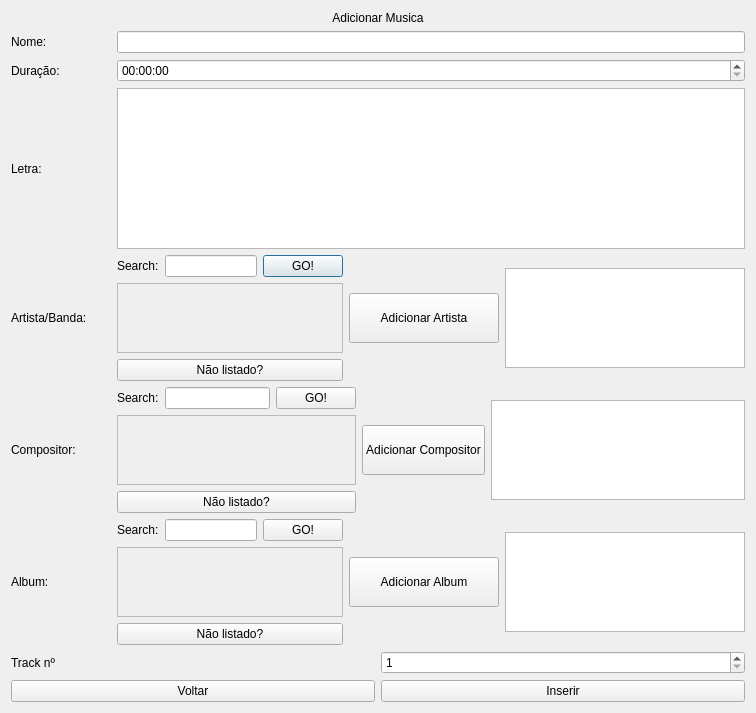
<?xml version="1.0" encoding="UTF-8"?>
<ui version="4.0">
 <class>editor_add_music</class>
 <widget class="QDialog" name="editor_add_music">
  <property name="geometry">
   <rect>
    <x>0</x>
    <y>0</y>
    <width>756</width>
    <height>713</height>
   </rect>
  </property>
  <property name="windowTitle">
   <string>Dialog</string>
  </property>
  <layout class="QGridLayout" name="gridLayout">
   <item row="0" column="0">
    <widget class="QLabel" name="title">
     <property name="text">
      <string>Adicionar Musica</string>
     </property>
     <property name="alignment">
      <set>Qt::AlignCenter</set>
     </property>
    </widget>
   </item>
   <item row="1" column="0">
    <layout class="QHBoxLayout" name="name">
     <item>
      <widget class="QLabel" name="lb_nome">
       <property name="minimumSize">
        <size>
         <width>100</width>
         <height>0</height>
        </size>
       </property>
       <property name="maximumSize">
        <size>
         <width>100</width>
         <height>16777215</height>
        </size>
       </property>
       <property name="text">
        <string>Nome:</string>
       </property>
      </widget>
     </item>
     <item>
      <widget class="QLineEdit" name="ln_name"/>
     </item>
    </layout>
   </item>
   <item row="2" column="0">
    <layout class="QHBoxLayout" name="duration">
     <item>
      <widget class="QLabel" name="label_3">
       <property name="minimumSize">
        <size>
         <width>100</width>
         <height>0</height>
        </size>
       </property>
       <property name="maximumSize">
        <size>
         <width>100</width>
         <height>16777215</height>
        </size>
       </property>
       <property name="text">
        <string>Duração:</string>
       </property>
      </widget>
     </item>
     <item>
      <widget class="QTimeEdit" name="timeEdit"/>
     </item>
    </layout>
   </item>
   <item row="3" column="0">
    <layout class="QHBoxLayout" name="lyrics">
     <item>
      <widget class="QLabel" name="label">
       <property name="minimumSize">
        <size>
         <width>100</width>
         <height>0</height>
        </size>
       </property>
       <property name="maximumSize">
        <size>
         <width>100</width>
         <height>16777215</height>
        </size>
       </property>
       <property name="text">
        <string>Letra:</string>
       </property>
      </widget>
     </item>
     <item>
      <widget class="QTextEdit" name="ln_lyrics">
       <property name="maximumSize">
        <size>
         <width>9999</width>
         <height>16777215</height>
        </size>
       </property>
      </widget>
     </item>
    </layout>
   </item>
   <item row="4" column="0">
    <layout class="QHBoxLayout" name="Artist">
     <item>
      <widget class="QLabel" name="lb_artist_band">
       <property name="minimumSize">
        <size>
         <width>100</width>
         <height>0</height>
        </size>
       </property>
       <property name="maximumSize">
        <size>
         <width>100</width>
         <height>16777215</height>
        </size>
       </property>
       <property name="text">
        <string>Artista/Banda:</string>
       </property>
      </widget>
     </item>
     <item>
      <layout class="QVBoxLayout" name="search_3">
       <item>
        <layout class="QHBoxLayout" name="searchbar">
         <item>
          <widget class="QLabel" name="lb_search_3">
           <property name="text">
            <string>Search:</string>
           </property>
          </widget>
         </item>
         <item>
          <widget class="QLineEdit" name="ln_artist_search"/>
         </item>
         <item>
          <widget class="QPushButton" name="bt_artist_search">
           <property name="text">
            <string>GO!</string>
           </property>
          </widget>
         </item>
        </layout>
       </item>
       <item>
        <widget class="QScrollArea" name="_band">
         <property name="widgetResizable">
          <bool>true</bool>
         </property>
         <widget class="QWidget" name="scrollAreaWidgetContents">
          <property name="geometry">
           <rect>
            <x>0</x>
            <y>0</y>
            <width>237</width>
            <height>68</height>
           </rect>
          </property>
         </widget>
        </widget>
       </item>
       <item>
        <widget class="QPushButton" name="bt_add_artist">
         <property name="text">
          <string>Não listado?</string>
         </property>
        </widget>
       </item>
      </layout>
     </item>
     <item>
      <widget class="QPushButton" name="bt_select_artist">
       <property name="minimumSize">
        <size>
         <width>150</width>
         <height>0</height>
        </size>
       </property>
       <property name="maximumSize">
        <size>
         <width>150</width>
         <height>50</height>
        </size>
       </property>
       <property name="text">
        <string>Adicionar Artista</string>
       </property>
      </widget>
     </item>
     <item>
      <widget class="QListView" name="list_artist_band">
       <property name="maximumSize">
        <size>
         <width>9999</width>
         <height>100</height>
        </size>
       </property>
      </widget>
     </item>
    </layout>
   </item>
   <item row="5" column="0">
    <layout class="QHBoxLayout" name="compositor">
     <item>
      <widget class="QLabel" name="lb_compositor">
       <property name="minimumSize">
        <size>
         <width>100</width>
         <height>0</height>
        </size>
       </property>
       <property name="maximumSize">
        <size>
         <width>100</width>
         <height>16777215</height>
        </size>
       </property>
       <property name="text">
        <string>Compositor:</string>
       </property>
      </widget>
     </item>
     <item>
      <layout class="QVBoxLayout" name="search">
       <item>
        <layout class="QHBoxLayout" name="line">
         <item>
          <widget class="QLabel" name="lb_search">
           <property name="text">
            <string>Search:</string>
           </property>
          </widget>
         </item>
         <item>
          <widget class="QLineEdit" name="ln_compositor_search"/>
         </item>
         <item>
          <widget class="QPushButton" name="bt_compositor_search">
           <property name="text">
            <string>GO!</string>
           </property>
          </widget>
         </item>
        </layout>
       </item>
       <item>
        <widget class="QScrollArea" name="scroll_compositor">
         <property name="widgetResizable">
          <bool>true</bool>
         </property>
         <widget class="QWidget" name="scrollAreaWidgetContents_2">
          <property name="geometry">
           <rect>
            <x>0</x>
            <y>0</y>
            <width>239</width>
            <height>68</height>
           </rect>
          </property>
         </widget>
        </widget>
       </item>
       <item>
        <widget class="QPushButton" name="bt_add_compositor">
         <property name="text">
          <string>Não listado?</string>
         </property>
        </widget>
       </item>
      </layout>
     </item>
     <item>
      <widget class="QPushButton" name="bt_select_compositor">
       <property name="maximumSize">
        <size>
         <width>150</width>
         <height>50</height>
        </size>
       </property>
       <property name="text">
        <string>Adicionar Compositor</string>
       </property>
      </widget>
     </item>
     <item>
      <widget class="QListView" name="list_compositor">
       <property name="maximumSize">
        <size>
         <width>99999</width>
         <height>100</height>
        </size>
       </property>
      </widget>
     </item>
    </layout>
   </item>
   <item row="6" column="0">
    <layout class="QHBoxLayout" name="album">
     <item>
      <widget class="QLabel" name="lb_album">
       <property name="minimumSize">
        <size>
         <width>100</width>
         <height>0</height>
        </size>
       </property>
       <property name="maximumSize">
        <size>
         <width>100</width>
         <height>16777215</height>
        </size>
       </property>
       <property name="text">
        <string>Album:</string>
       </property>
      </widget>
     </item>
     <item>
      <layout class="QVBoxLayout" name="search_2">
       <item>
        <layout class="QHBoxLayout" name="line_2">
         <item>
          <widget class="QLabel" name="lb_search_2">
           <property name="text">
            <string>Search:</string>
           </property>
          </widget>
         </item>
         <item>
          <widget class="QLineEdit" name="ln_album_search"/>
         </item>
         <item>
          <widget class="QPushButton" name="album_search">
           <property name="text">
            <string>GO!</string>
           </property>
          </widget>
         </item>
        </layout>
       </item>
       <item>
        <widget class="QScrollArea" name="scroll_album">
         <property name="widgetResizable">
          <bool>true</bool>
         </property>
         <widget class="QWidget" name="scrollAreaWidgetContents_3">
          <property name="geometry">
           <rect>
            <x>0</x>
            <y>0</y>
            <width>237</width>
            <height>68</height>
           </rect>
          </property>
         </widget>
        </widget>
       </item>
       <item>
        <widget class="QPushButton" name="bt_add_album">
         <property name="text">
          <string>Não listado?</string>
         </property>
        </widget>
       </item>
      </layout>
     </item>
     <item>
      <widget class="QPushButton" name="bt_select_album">
       <property name="minimumSize">
        <size>
         <width>150</width>
         <height>0</height>
        </size>
       </property>
       <property name="maximumSize">
        <size>
         <width>150</width>
         <height>50</height>
        </size>
       </property>
       <property name="text">
        <string>Adicionar Album</string>
       </property>
      </widget>
     </item>
     <item>
      <widget class="QListView" name="list_album">
       <property name="maximumSize">
        <size>
         <width>999</width>
         <height>100</height>
        </size>
       </property>
      </widget>
     </item>
    </layout>
   </item>
   <item row="7" column="0">
    <layout class="QHBoxLayout" name="horizontalLayout">
     <item>
      <widget class="QLabel" name="label_2">
       <property name="text">
        <string>Track nº</string>
       </property>
      </widget>
     </item>
     <item>
      <widget class="QSpinBox" name="spinBox">
       <property name="minimum">
        <number>1</number>
       </property>
      </widget>
     </item>
    </layout>
   </item>
   <item row="8" column="0">
    <layout class="QHBoxLayout" name="horizontalLayout_2">
     <item>
      <widget class="QPushButton" name="bt_back">
       <property name="text">
        <string>Voltar</string>
       </property>
      </widget>
     </item>
     <item>
      <widget class="QPushButton" name="bt_Insert_music">
       <property name="text">
        <string>Inserir</string>
       </property>
      </widget>
     </item>
    </layout>
   </item>
  </layout>
 </widget>
 <resources/>
 <connections>
  <connection>
   <sender>bt_back</sender>
   <signal>clicked()</signal>
   <receiver>editor_add_music</receiver>
   <slot>close()</slot>
   <hints>
    <hint type="sourcelabel">
     <x>77</x>
     <y>635</y>
    </hint>
    <hint type="destinationlabel">
     <x>113</x>
     <y>630</y>
    </hint>
   </hints>
  </connection>
 </connections>
</ui>
